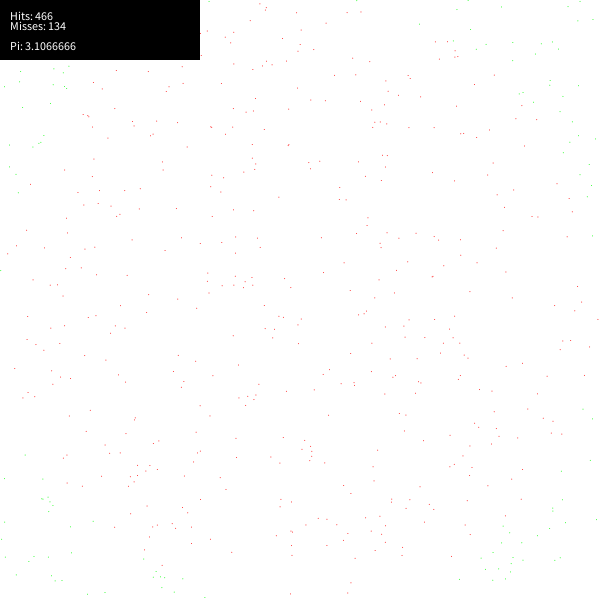
Frame 1 (no input)
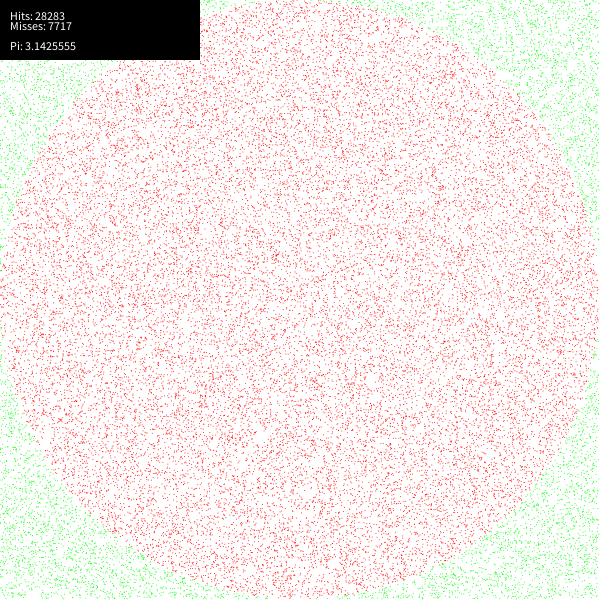
Frame 60 (the mouse pressed at the canvas centre just before this capture)
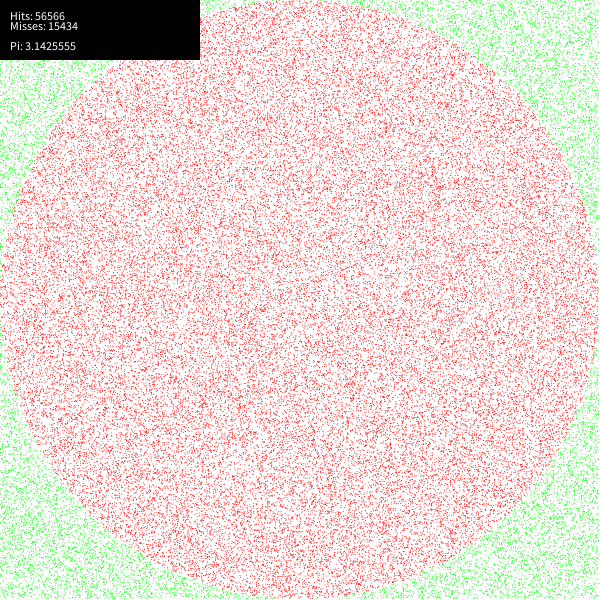
Frame 120 (the mouse held since frame 60 and released just before this capture)

The Processing sketch that drew these frames (run headless with seeded random() and noise(); from frame 60 on, the mouse is pressed at the canvas centre):

// Processing sketch: estimatePI_montecarlo
// ── estimatePI_montecarlo.pde
int hits = 0;
int misses = 0;
void setup() {
  size(600, 600);
  noStroke();
  background(255);
  circle(300, 300, 600);
  frameRate(60);
}

void draw() {
  for (int i = 0; i<600; i++) {
    float x = random(0,599);
    float y = random(0,599);
    if(dist(299.5,299.5,x,y)<299.5) {
      fill(255,0,0);
      hits++;
    }
    else {
      fill(0, 255, 0);
      misses++;
    }
    circle(x, y,1);
  }
  fill(0);
  rect(0,0,200,60);
  fill(255);
  text("Hits: " + hits,10,20);
  text("Misses: " + misses,10,30);
  text("Pi: " + ((float)hits*4*pow(300,2))/(((float)hits+(float)misses)*pow(300,2)),10,50);
}

/*surface area = 
    PI * r^2
  screen SA = 
    2r * 2r = 4r^2
  -->
     PI * r^2          hits
    ----------  =  ------------- 
       4r^2         hits+misses
    
    PI =     hits * 4r^2
         -------------------
          r^2*(hits+misses)
*/
